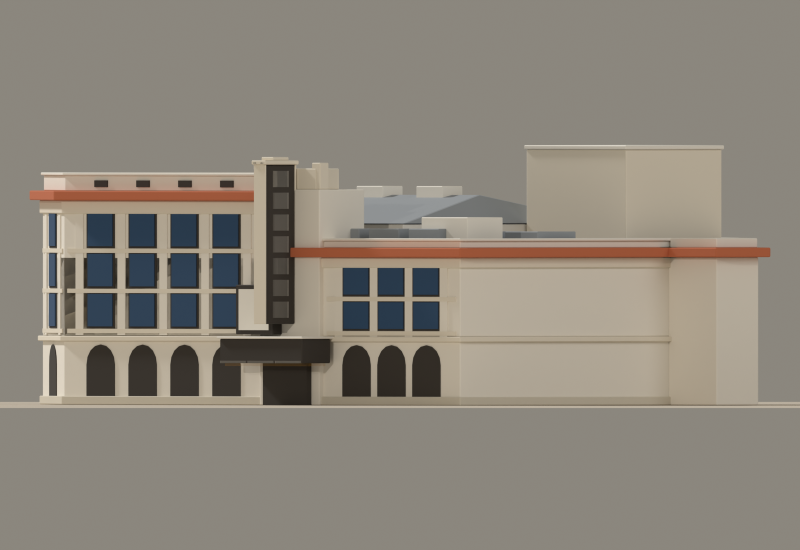
#> input picture artifacts/orpheum-theatre/orpheum-theatre-east.png, 1600 x 1100 px, given in place of orpheum-theatre-north.png, which was not available (shown at 1/2 size)
$ python make_contact_sheet.py
#> lines starting #> are read from the running program, lines starting #| are printed output that depends on the picture; pictures that were not available may be replaced by others from this repository, and a replacement may not be noted
"""Compose the review renders into orpheum-theatre-contact-sheet.png."""

from pathlib import Path

from PIL import Image, ImageDraw, ImageFont

HERE = Path(__file__).resolve().parent
BG = (237, 227, 209)
INK = (58, 52, 44)


def _font(size=34):
#> called with size = 34
    for p in ("/usr/share/fonts/truetype/dejavu/DejaVuSans-Bold.ttf",
              "/System/Library/Fonts/Supplemental/Arial Bold.ttf",
              "/System/Library/Fonts/Helvetica.ttc"):
        try:
            return ImageFont.truetype(p, size)
        except OSError:
            continue
    return ImageFont.load_default()


FONT = _font()
VIEWS = ["north", "east", "south", "west", "top", "aerial", "night", "night-market"]
LABELS = {
    "north": "NORTH (Grove St / rear)",
    "east": "EAST (party wall + Market NE end)",
    "south": "SOUTH (Market St front, seen at 44 deg)",
    "west": "WEST (Hyde St flank)",
    "top": "TOP (roofscape)",
    "aerial": "AERIAL (app camera, from the south)",
    "night": "NIGHT (blade sign + marquee)",
    "night-market": "NIGHT (from Market St)",
}
COLS = 2
PAD = 40
LABEL_H = 56
CELL_W = 760


def load(view):
#> called with view = 'north'
    img = Image.open(HERE / f"orpheum-theatre-{view}.png").convert("RGB")
    h = round(img.height * CELL_W / img.width)
#> h = 522
    return img.resize((CELL_W, h), Image.LANCZOS)
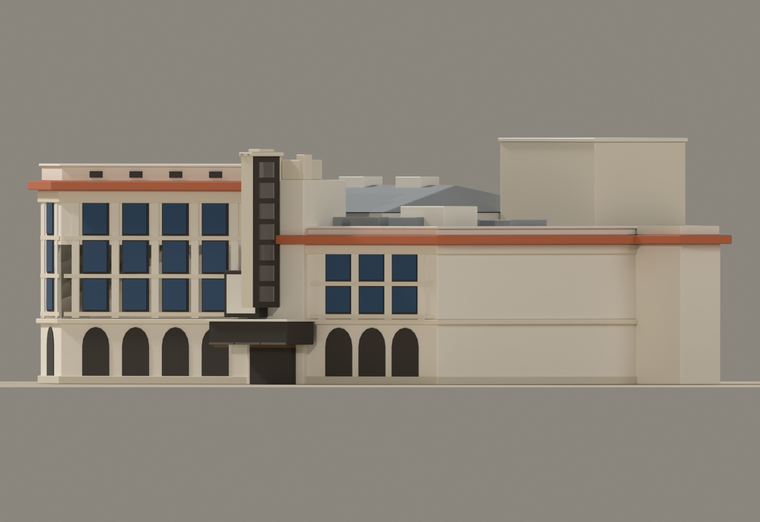
#> returned value: PIL image 760x522 RGB; mean R, G, B 140.2, 133.3, 122.8


def main():
    tiles = [load(v) for v in VIEWS]
#> call 3 of load, with view = 'south'
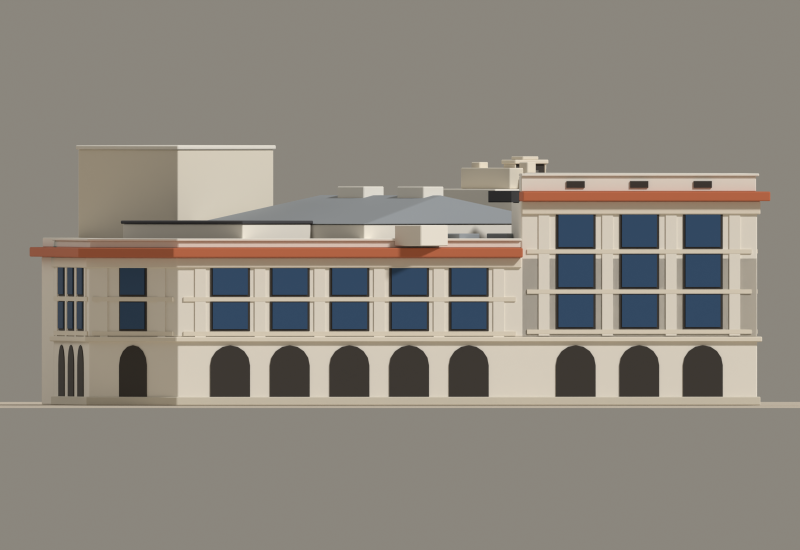
#> input picture artifacts/orpheum-theatre/orpheum-theatre-west.png, 1600 x 1100 px, given in place of orpheum-theatre-south.png, which was not available (shown at 1/2 size)
#> in load (call 3), `return img.resize((CELL_W, h), Image.LANCZOS)`:
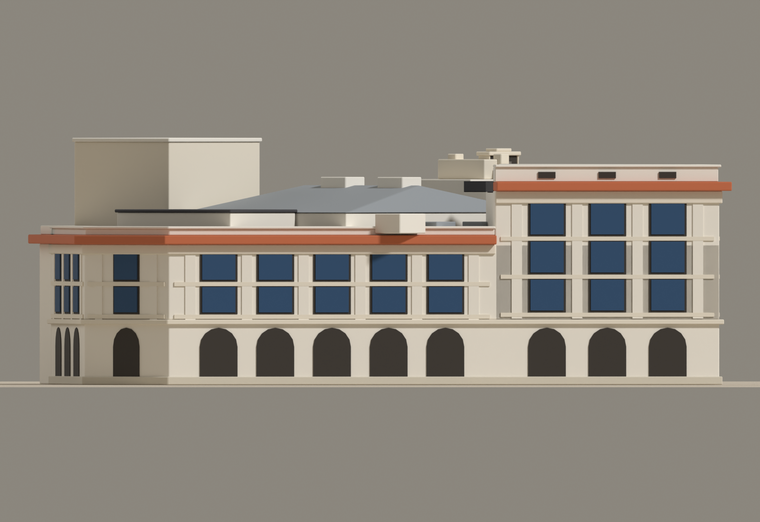
#> returned value: PIL image 760x522 RGB; mean R, G, B 141, 135, 125.8
    rows = [tiles[i : i + COLS] for i in range(0, len(tiles), COLS)]
    row_h = [LABEL_H + max(t.height for t in r) for r in rows]
    width = PAD + COLS * (CELL_W + PAD)
    height = PAD + sum(h + PAD for h in row_h)
    sheet = Image.new("RGB", (width, height), BG)
    draw = ImageDraw.Draw(sheet)

    y = PAD
    for ri, row in enumerate(rows):
        for ci, tile in enumerate(row):
            cx = PAD + ci * (CELL_W + PAD) + CELL_W // 2
            label = LABELS[VIEWS[ri * COLS + ci]]
            draw.text((cx, y + LABEL_H // 2), label, font=FONT, fill=INK, anchor="mm")
            sheet.paste(tile, (cx - tile.width // 2, y + LABEL_H))
        y += row_h[ri] + PAD

    out = HERE / "orpheum-theatre-contact-sheet.png"
    sheet.save(out)
    print(f"[contact-sheet] {out}")


if __name__ == "__main__":
#> (the run stopped early here; a loop or call above may not have finished)
